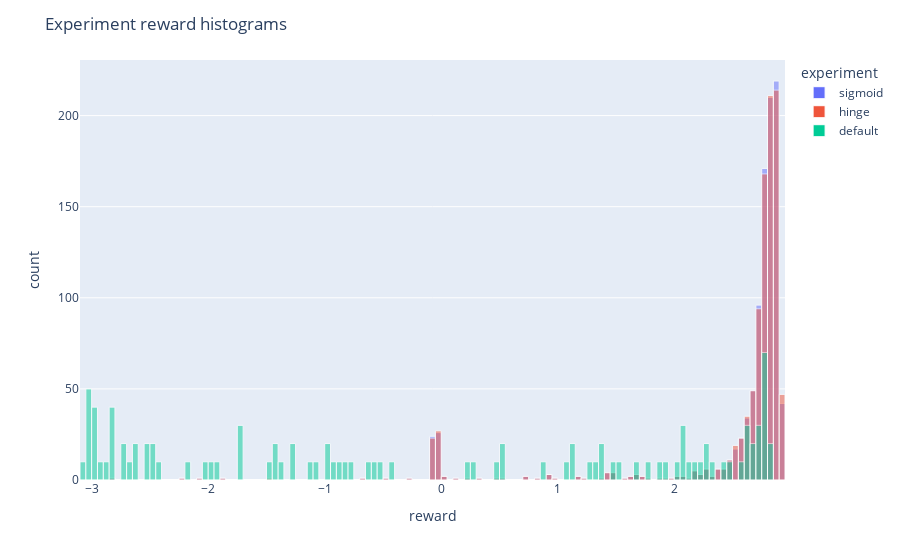

This figure's notebook cell:
### Code cell
import plotly.express as px

# придётся пойти на хитрость и продублировать сфт примеры,
# иначе на графике плохо видно
sub_df = summary[summary.experiment == "default"]
sub_df = pd.concat([summary, sub_df.loc[sub_df.index.repeat(9)]])
fig = px.histogram(
    sub_df, x="reward", color="experiment",
    nbins=150, opacity=0.5, barmode="overlay"
)
fig.update_layout(title="Experiment reward histograms")
fig.update_traces(marker_line_width=1 ,marker_line_color="white")
fig.show()

### Figure 1 — Plotly figure (JSON) as saved in the notebook; plotly's stock layout.template omitted (floating-point values rounded to 4 significant figures; data arrays with more than 128 entries replaced by an {"elided": "..."} marker saying what was removed)
{"data": [{"alignmentgroup": "True", "bingroup": "x", "hovertemplate": "experiment=sigmoid<br>reward=%{x}<br>count=%{y}<extra></extra>", "legendgroup": "sigmoid", "marker": {"color": "#636efa", "line": {"color": "white", "width": 1}, "opacity": 0.5, "pattern": {"shape": ""}}, "name": "sigmoid", "nbinsx": 150, "offsetgroup": "sigmoid", "orientation": "v", "showlegend": true, "type": "histogram", "x": {"elided": "1000 float values"}, "xaxis": "x", "yaxis": "y"}, {"alignmentgroup": "True", "bingroup": "x", "hovertemplate": "experiment=hinge<br>reward=%{x}<br>count=%{y}<extra></extra>", "legendgroup": "hinge", "marker": {"color": "#EF553B", "line": {"color": "white", "width": 1}, "opacity": 0.5, "pattern": {"shape": ""}}, "name": "hinge", "nbinsx": 150, "offsetgroup": "hinge", "orientation": "v", "showlegend": true, "type": "histogram", "x": {"elided": "1000 float values"}, "xaxis": "x", "yaxis": "y"}, {"alignmentgroup": "True", "bingroup": "x", "hovertemplate": "experiment=default<br>reward=%{x}<br>count=%{y}<extra></extra>", "legendgroup": "default", "marker": {"color": "#00cc96", "line": {"color": "white", "width": 1}, "opacity": 0.5, "pattern": {"shape": ""}}, "name": "default", "nbinsx": 150, "offsetgroup": "default", "orientation": "v", "showlegend": true, "type": "histogram", "x": {"elided": "1000 float values"}, "xaxis": "x", "yaxis": "y"}], "layout": {"autosize": true, "barmode": "overlay", "legend": {"title": {"text": "experiment"}, "tracegroupgap": 0}, "margin": {"t": 60}, "title": {"text": "Experiment reward histograms"}, "xaxis": {"anchor": "y", "autorange": true, "domain": [0, 1], "range": [-3.1, 2.95], "title": {"text": "reward"}, "type": "linear"}, "yaxis": {"anchor": "x", "autorange": true, "domain": [0, 1], "range": [0, 230.5], "title": {"text": "count"}}}}
